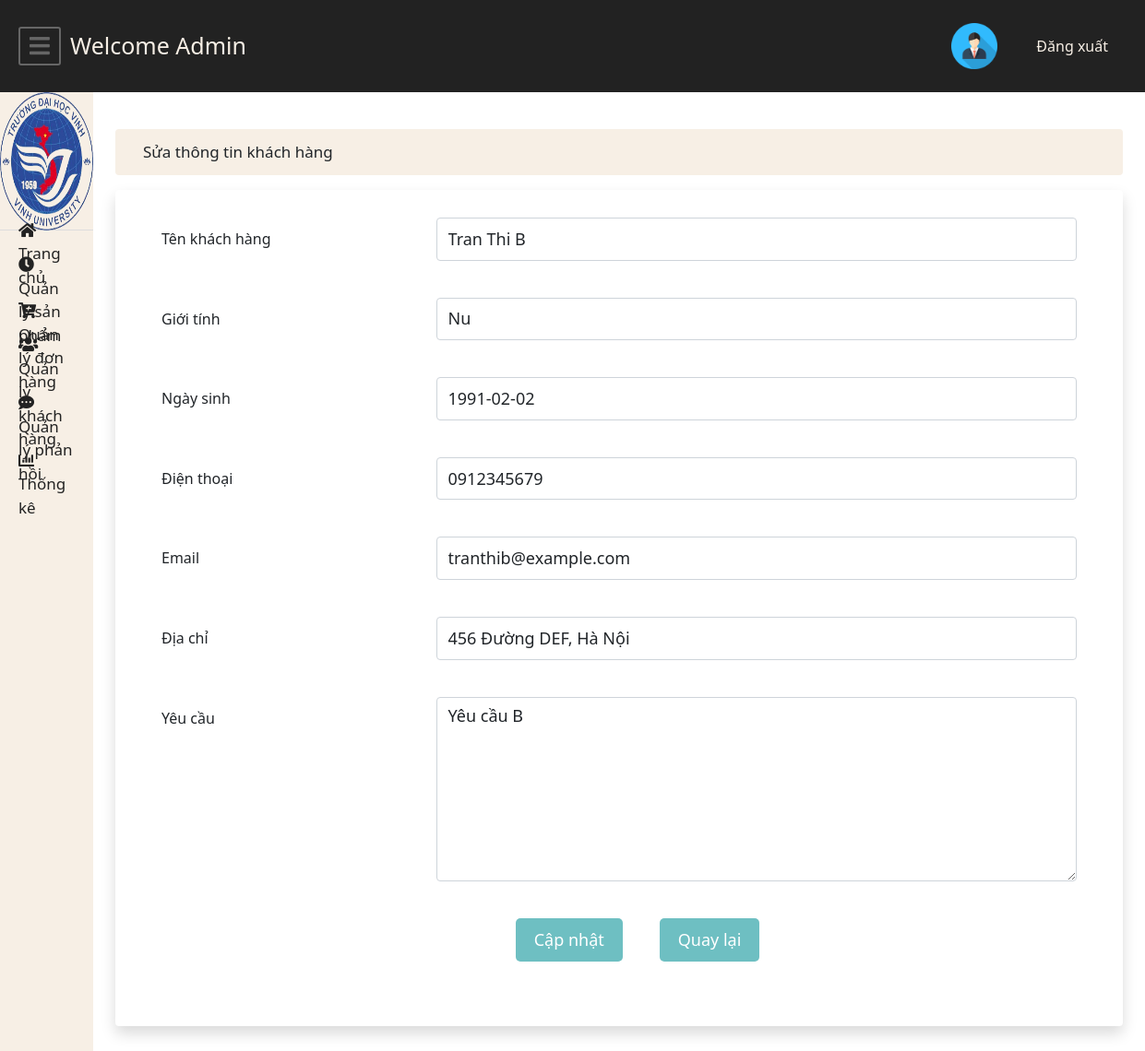
/admin/index.php?page=edit_customer&ID=2 (signed in), run on the app's committed database.
### tables this page shows
CREATE TABLE `khachhang` (
  `MaKH` int(11) NOT NULL,
  `TenKH` varchar(100) NOT NULL,
  `SDT` varchar(15) NOT NULL,
  `GioiTinh` varchar(10) NOT NULL,
  `NgaySinh` date NOT NULL,
  `Email` varchar(200) NOT NULL,
  `DiaChi` varchar(200) NOT NULL,
  `YeuCau` varchar(200) NOT NULL
);

### admin/edit_customer.php (the view, shortened to what this page needs)
<!DOCTYPE html>
<html lang="en">
<head>
    <link rel="stylesheet" href="index.css" type="text/css">
    <link rel="stylesheet" href="https://cdnjs.cloudflare.com/ajax/libs/font-awesome/5.15.1/css/all.min.css" />
    <link href="https://cdn.jsdelivr.net/npm/bootstrap@5.1.1/dist/css/bootstrap.min.css" rel="stylesheet">
</head>
<body>
<?php
    include_once 'config.php';
    if(isset($_GET['ID']))
{
	$sql_query="SELECT * FROM khachhang WHERE MaKH =".$_GET['ID'];
	$result_set=mysqli_query($con, $sql_query);
	$fetched_row=mysqli_fetch_array($result_set);
}
                ?>
    <div class="container">
        <div class="main__title mb-3 rounded">Sửa thông tin khách hàng</div>
        <div class="main__content main__edit shadow bg-white rounded ">
            <form method="post">
                <div class="flex"><span class="span-block">Tên khách hàng</span><input type="text" name="tenKH"  value="<?php echo $fetched_row['TenKH']; ?>" required class="form-control text"/></div>
                <div class="flex"><span class="span-block">Giới tính</span><input type="text" name="gioitinh"  value="<?php echo $fetched_row['GioiTinh']; ?>" required class="form-control text"/></div>
                <div class="flex"><span class="span-block">Ngày sinh</span><input type="text" name="ngaysinh"  value="<?php echo $fetched_row['NgaySinh']; ?>" required class="form-control text"/></div>
                <div class="flex"><span class="span-block">Điện thoại</span><input type="text" name="sdt"  value="<?php echo $fetched_row['SDT']; ?>" required class="form-control text"/></div>
                <div class="flex"><span class="span-block">Email</span><input type="text" name="email"  value="<?php echo $fetched_row['Email']; ?>" required class="form-control text"/></div>
                <div class="flex"><span class="span-block">Địa chỉ</span><input type="text" name="diachi"  value="<?php echo $fetched_row['DiaChi']; ?>" required class="form-control text"/></div>
                <div class="flex"><span class="span-block">Yêu cầu</span><textarea type="text" name="yeucau" style="height: 200px;" class="form-control text"><?php echo $fetched_row['YeuCau']; ?></textarea></div>
                <div class="flex" style="justify-content: center;">
                <button class="btn__main" style="padding: 10px 20px" type="submit" name="btn-update"> Cập nhật </button>
                <button class="btn__main" style="padding: 10px 20px" type="submit" name="btn-back"> Quay lại </button>
                </div>
            </form>
        </div>
    </div>
</body>
</html>

### admin/index.css (style rules this page uses)
* { padding: 0; margin: 0; box-sizing: border-box; }
:root { --color-primary: #222222; --color-second:#d15641; --color-third: #f7efe5; --color-four: #6ebfc2; --text-white: white; }
.container { height: 1000px; width: 75%; padding: 20px; }
.main__title { background-color: var(--color-third); height: 50px; line-height: 50px; padding-left: 30px; font-size: 17px; }
.main__content { min-height: 890px; }
.btn__main { margin-left: 40px; padding: 5px 15px; font-size: 18px; border: none; border-radius: 5px; color: var(--text-white); background-color: var(--color-four); }
.main__edit { padding: 30px 50px !important; }
.span-block { display: inline-block; width: 300px; line-height: 46.6px; }
.flex { display: flex; justify-content: space-between; margin-bottom: 40px; }
.text { width: 700px !important ; outline: none; font-size: 18px !important; }

### data on the page
khachhang: tenKH "Tran Thi B", gioitinh "Nu", ngaysinh "1991-02-02", sdt "0912345679", email "tranthib@example.com", diachi "456 Đường DEF, Hà Nội", yeucau "Yêu cầu B"
